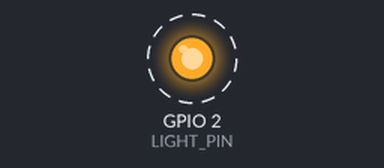
The program below on a simulated ESP32. Parts: output pins drawn as LEDs (lit = HIGH). Dashed ring = blinking. What the program prints to the serial monitor is not drawn.

Above: at 0.2 s.
Timing chart, 0 to 3.0 s (numbered marks = the images above):
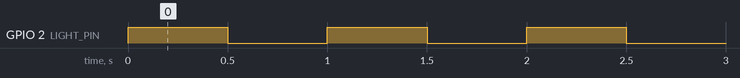

The program:

main.cpp
```cpp
#include <Arduino.h>
#include <WiFi.h>
#include <PubSubClient.h>

#include "led_control.h"

// Puertos
#define LIGHT_PIN 2

// Create an object of the LEDControl class
LEDControl lamp1(LIGHT_PIN);

// Inicializacion
void setup() {
  // None
  pinMode(LIGHT_PIN, OUTPUT);
  Serial.begin(9600);
  Serial.println("Config OK...");


}

// Ciclo infinito
void loop() {
  lamp1.on();
  //digitalWrite(LIGHT_PIN,HIGH);
  delay(500);
  lamp1.off();
  //digitalWrite(LIGHT_PIN,LOW);
  delay(500);
  Serial.println(".");
}
```

led_control.cpp
```cpp
#include "led_control.h"

// Constructor implementation
LEDControl::LEDControl(int pin) {
    ledPin = pin;
    status = LOW;
}

LEDControl::LEDControl(int pin, String id) {
    ledPin = pin;
    ledId = id;
}

// Method to initialize the LED pin
void LEDControl::begin() {
    pinMode(ledPin, OUTPUT);
}

// Method to turn on the LED
void LEDControl::on() {
    digitalWrite(ledPin, HIGH);   // Turn the LED on
    status = HIGH;
}

// Method to turn off the LED with a specified delay
void LEDControl::off() {
    digitalWrite(ledPin, LOW);    // Turn the LED off
    status = LOW;
}


int LEDControl::getStatus() {
    return status;
}

void LEDControl::addTopic(String topic, int mode) {
    const int MODE_PUB = 0;
    const int MODE_SUB = 1;
    if(mode == MODE_PUB) {
        pubTopics.push_back(topic);
    }
    else if(mode == MODE_SUB) {
        subTopics.push_back(topic);
    }
}
```

led_control.h
```cpp
#ifndef LED_CONTROL_H
#define LED_CONTROL_H

#include <Arduino.h>
#include <Vector.h>


class LEDControl {
  private:
    int ledPin;  // Pin where the LED is connected
    int status;  // led status
    String ledId;
    Vector<String> pubTopics;
    Vector<String> subTopics;

  public:
    // Constructor
    LEDControl(int pin);
    LEDControl(int pin, String id);

    // Method to initialize the LED pin
    void begin();

    // Methods
    void on();
    void off();
    int getStatus();
    void addTopic(String topic, int mode);
    String getPubTopics();
    String getSubTopics();
};

#endif
```

Measured:
- by itself, GPIO 2 (LIGHT_PIN): alternates HIGH for 0.50 s and LOW for 0.50 s
